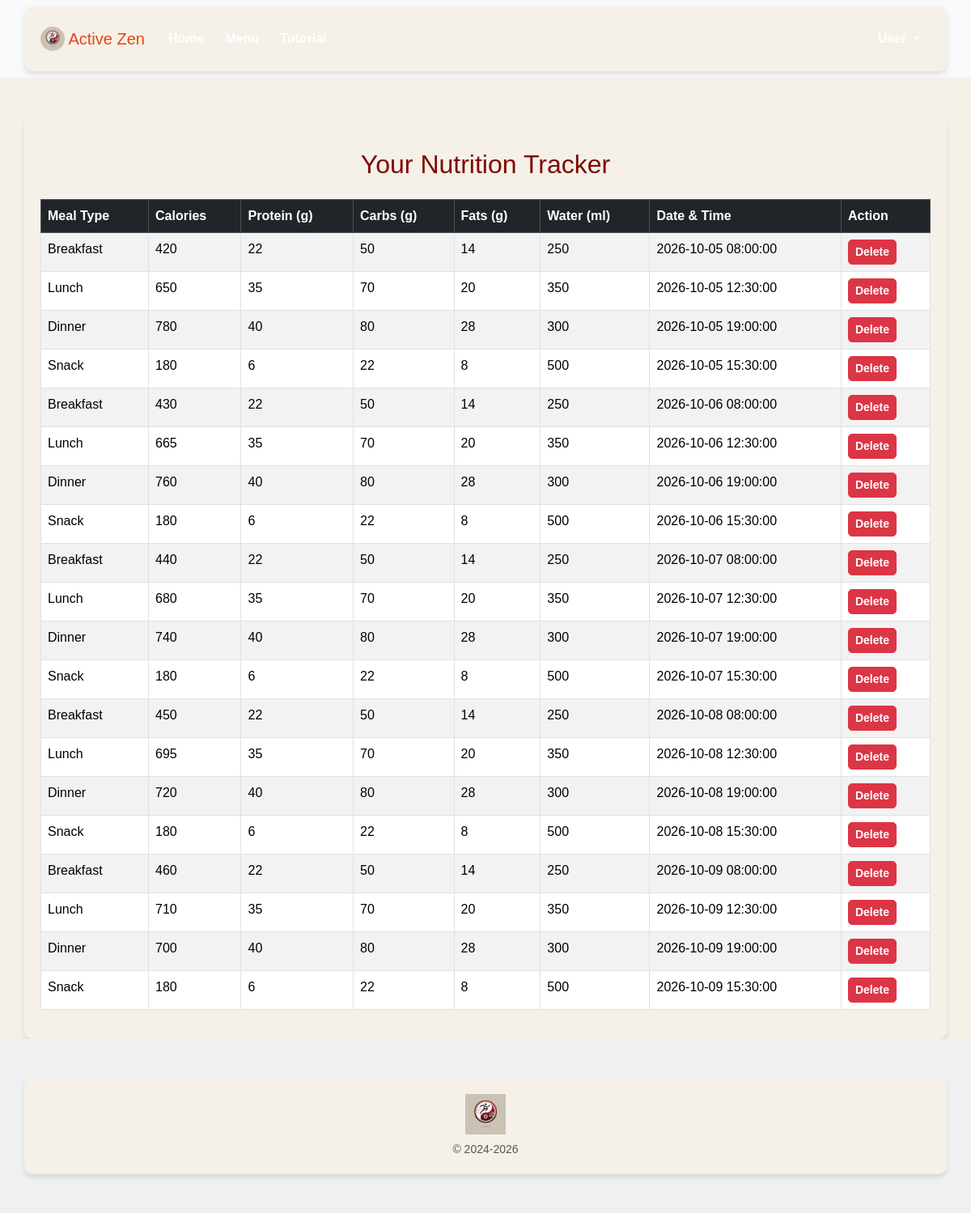
Page /Activezen-main/all_nutrition.php (signed in) on the committed database.
### tables this page shows
CREATE TABLE `nutrition_tracker` (
  `Nutrition_id` INT AUTO_INCREMENT PRIMARY KEY,
  `User_id`      INT NOT NULL,
  `Meal_type`    VARCHAR(20) NOT NULL,           
  `Calories`     INT NOT NULL,
  `Protein`      INT NOT NULL,
  `Carbs`        INT NOT NULL,
  `Fats`         INT NOT NULL,
  `Water`        INT NOT NULL,
  `Date_time`    DATETIME NOT NULL,
  CONSTRAINT `fk_nutrition_user` FOREIGN KEY (`User_id`) REFERENCES `user`(`User_id`) ON DELETE CASCADE
);

### Activezen-main/all_nutrition.php (the view, shortened to what this page needs)
<?php
include "layout/header.php";
$user_id = $_SESSION["User_id"];
$conn = getDatabaseConnection();
$query = "SELECT Nutrition_id, Meal_type, Calories, Protein, Carbs, Fats, Water, Date_time
          FROM nutrition_tracker WHERE User_id = ?";
$stmt = $conn->prepare($query);
$stmt->bind_param("i", $user_id);
$stmt->execute();
$result = $stmt->get_result();
$nutrition_entries = $result->fetch_all(MYSQLI_ASSOC);
?>
<div class="container mt-5">
    <h2 class="text-center" style="color: #7C0A02;">Your Nutrition Tracker</h2>
    <?php if (count($nutrition_entries) > 0): ?>
        <div class="table-responsive mt-4">
            <table class="table table-bordered table-striped">
                <thead class="table-dark">
                    <tr>
                        <th>Meal Type</th>
                        <th>Calories</th>
                        <th>Protein (g)</th>
                        <th>Carbs (g)</th>
                        <th>Fats (g)</th>
                        <th>Water (ml)</th>
                        <th>Date & Time</th>
                        <th>Action</th>
                    </tr>
                </thead>
                <tbody>
                    <?php foreach ($nutrition_entries as $entry): ?>
                        <tr>
                            <td><?php echo htmlspecialchars($entry["Meal_type"]); ?></td>
                            <td><?php echo htmlspecialchars($entry["Calories"]); ?></td>
                            <td><?php echo htmlspecialchars($entry["Protein"]); ?></td>
                            <td><?php echo htmlspecialchars($entry["Carbs"]); ?></td>
                            <td><?php echo htmlspecialchars($entry["Fats"]); ?></td>
                            <td><?php echo htmlspecialchars($entry["Water"]); ?></td>
                            <td><?php echo htmlspecialchars($entry["Date_time"]); ?></td>
                            <td>
                                <form method="POST" action="" onsubmit="return confirm('Are you sure you want to delete this entry?');">
                                    <button type="submit" class="btn btn-danger btn-sm">Delete</button>
                                </form>
                            </td>
                        </tr>
                    <?php endforeach; ?>
                </tbody>
            </table>
        </div>
    <?php else: ?>
        <p class="text-center mt-4">No nutrition entries found. <a href="nutrition_tracker.php" class="text-primary">Log a new entry</a>.</p>
    <?php endif; ?>
</div>
<?php include "layout/footer.php"; ?>

### Activezen-main/styles.css (style rules this page uses)
body { font-family: 'Arial', sans-serif; margin: 0; padding: 0; background-color: #f5f0e8; color: #4a1e21; }
h1, h2, h3 { color: #4a1e21; text-align: center; }
.btn { font-weight: bold; border-radius: 5px; }
.container { padding: 20px; background-color: #f5f0e8; border-radius: 10px; box-shadow: 0px 4px 6px rgba(0, 0, 0, 0.1); }
h1, h2, h3 { margin-top: 20px; }

### rows in the picture
nutrition_tracker: Meal_type "Breakfast", Calories "420", Protein "22", Carbs "50", Fats "14", Water "250", Date_time "2026-10-05 08:00:00"
nutrition_tracker: Meal_type "Lunch", Calories "650", Protein "35", Carbs "70", Fats "20", Water "350", Date_time "2026-10-05 12:30:00"
nutrition_tracker: Meal_type "Dinner", Calories "780", Protein "40", Carbs "80", Fats "28", Water "300", Date_time "2026-10-05 19:00:00"
nutrition_tracker: Meal_type "Snack", Calories "180", Protein "6", Carbs "22", Fats "8", Water "500", Date_time "2026-10-05 15:30:00"
nutrition_tracker: Meal_type "Breakfast", Calories "430", Protein "22", Carbs "50", Fats "14", Water "250", Date_time "2026-10-06 08:00:00"
nutrition_tracker: Meal_type "Lunch", Calories "665", Protein "35", Carbs "70", Fats "20", Water "350", Date_time "2026-10-06 12:30:00"
nutrition_tracker: Meal_type "Dinner", Calories "760", Protein "40", Carbs "80", Fats "28", Water "300", Date_time "2026-10-06 19:00:00"
nutrition_tracker: Meal_type "Snack", Calories "180", Protein "6", Carbs "22", Fats "8", Water "500", Date_time "2026-10-06 15:30:00"
nutrition_tracker: Meal_type "Breakfast", Calories "440", Protein "22", Carbs "50", Fats "14", Water "250", Date_time "2026-10-07 08:00:00"
nutrition_tracker: Meal_type "Lunch", Calories "680", Protein "35", Carbs "70", Fats "20", Water "350", Date_time "2026-10-07 12:30:00"
nutrition_tracker: Meal_type "Dinner", Calories "740", Protein "40", Carbs "80", Fats "28", Water "300", Date_time "2026-10-07 19:00:00"
nutrition_tracker: Meal_type "Snack", Calories "180", Protein "6", Carbs "22", Fats "8", Water "500", Date_time "2026-10-07 15:30:00"
nutrition_tracker: Meal_type "Breakfast", Calories "450", Protein "22", Carbs "50", Fats "14", Water "250", Date_time "2026-10-08 08:00:00"
nutrition_tracker: Meal_type "Lunch", Calories "695", Protein "35", Carbs "70", Fats "20", Water "350", Date_time "2026-10-08 12:30:00"
nutrition_tracker: Meal_type "Dinner", Calories "720", Protein "40", Carbs "80", Fats "28", Water "300", Date_time "2026-10-08 19:00:00"
nutrition_tracker: Meal_type "Snack", Calories "180", Protein "6", Carbs "22", Fats "8", Water "500", Date_time "2026-10-08 15:30:00"
nutrition_tracker: Meal_type "Breakfast", Calories "460", Protein "22", Carbs "50", Fats "14", Water "250", Date_time "2026-10-09 08:00:00"
nutrition_tracker: Meal_type "Lunch", Calories "710", Protein "35", Carbs "70", Fats "20", Water "350", Date_time "2026-10-09 12:30:00"
nutrition_tracker: Meal_type "Dinner", Calories "700", Protein "40", Carbs "80", Fats "28", Water "300", Date_time "2026-10-09 19:00:00"
nutrition_tracker: Meal_type "Snack", Calories "180", Protein "6", Carbs "22", Fats "8", Water "500", Date_time "2026-10-09 15:30:00"
